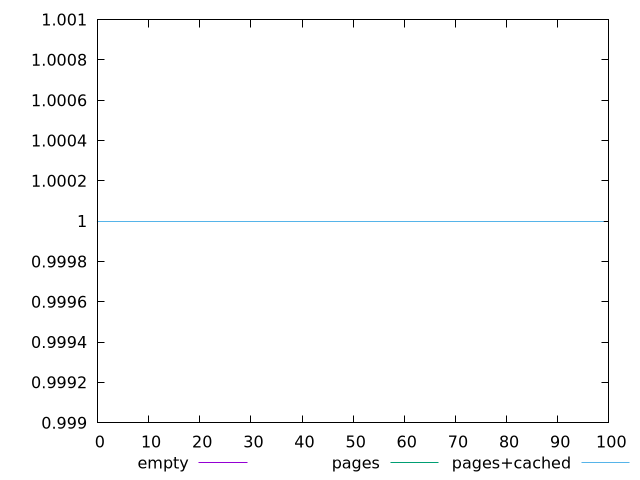

Write gnuplot code to recreate this figure.
$_empty <<EOF
0
0
0
0
0
0
0
0
0
0
0
0
0
0
0
0
0
0
0
0
0
0
0
0
0
0
0
0
0
0
0
0
0
0
0
0
0
0
0
0
0
0
0
0
0
0
0
0
0
0
0
0
0
0
0
0
0
0
0
0
0
0
0
0
0
0
0
0
0
0
0
0
0
0
0
0
0
0
0
0
0
0
0
0
0
0
0
0
0
0
0
0
0
0
0
0
0
0
0
0
EOF
$_pages <<EOF
0
0
0
0
0
0
0
0
0
0
0
0
0
0
0
0
0
0
0
0
0
0
0
0
0
0
0
0
0
0
0
0
0
0
0
0
0
0
0
0
0
0
0
0
0
0
0
0
0
0
0
0
0
0
0
0
0
0
0
0
0
0
0
0
0
0
0
0
0
0
0
0
0
0
0
0
0
0
0
0
0
0
0
0
0
0
0
0
0
0
0
0
0
0
0
0
0
0
0
0
EOF
$_pagesCached <<EOF
0
0
0
0
0
0
0
0
0
0
0
0
0
0
0
0
0
0
0
0
0
0
0
0
0
0
0
0
0
0
0
0
0
0
0
0
0
0
0
0
0
0
0
0
0
0
0
0
0
0
0
0
0
0
0
0
0
0
0
0
0
0
0
0
0
0
0
0
0
0
0
0
0
0
0
0
0
0
0
0
0
0
0
0
0
0
0
0
0
0
0
0
0
0
0
0
0
0
0
0
EOF
set key outside below
set terminal pngcairo
set output "report_00006_2020-11-02T20-21-41.718Z/uses-responsive-images/uses-responsive-images_empty_pages_pages+cached.png"
set yrange [-0.001:0.001]
plot $_empty title "empty" with line ,$_pages title "pages" with line ,$_pagesCached title "pages+cached" with line ,
